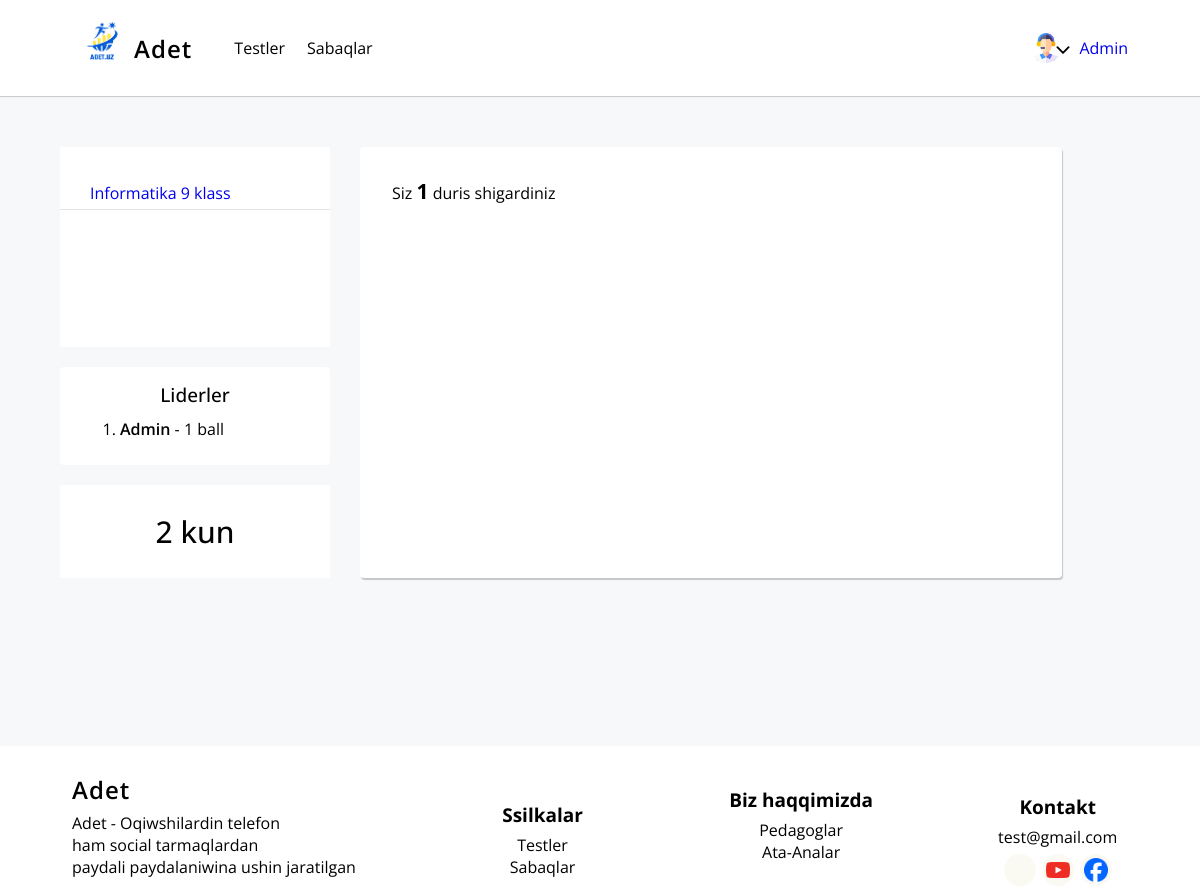
The page /quizes/result/1/ (signed in) on the database its author committed.
### users/models.py (models this page shows, shortened)
class Profile(models.Model):
    user = models.OneToOneField(to=User, on_delete=models.CASCADE, null=True, blank=True)
    photo = models.ImageField(upload_to='user-photos/',
        validators=[FileExtensionValidator(allowed_extensions=['jpg', 'png'])],
        blank=True,
        null=True)
    klass = models.PositiveIntegerField(null=True, blank=True, choices=[(i, i) for i in range(1, 12)])
    class Meta:
        verbose_name = 'Profildi '
        verbose_name_plural = 'Profiller '

### training/models.py (models this page shows, shortened)
class Language(models.Model):
    subject = models.CharField('kurs tili', max_length=250)
    subject_slug = models.SlugField('kurs url',max_length=250)
    klass = models.IntegerField(null=True, blank=True, choices=[(i, i) for i in range(1, 12)])
    class Meta:
        verbose_name = 'kurs tilin '
        verbose_name_plural = 'kurs tilleri'

### quizes/models.py (models this page shows, shortened)
class TestResult(models.Model):
    user = models.ForeignKey(User, on_delete=models.CASCADE)
    test_date = models.DateField(auto_now_add=True)
    score = models.IntegerField(blank=True, null=True)
    lesson = models.ForeignKey(Lesson, on_delete=models.CASCADE, verbose_name="Урок", null=True, blank=True)
    class Meta:
        verbose_name = 'test sigariwshini '
        verbose_name_plural = 'test shigariwshilar'

### quizes/views.py (the view)
# urls.py: path('result/<int:test_result_id>/', view=test_result, name='results'),
def test_result(request, test_result_id):
    test_result = TestResult.objects.get(id=test_result_id)
    user = request.user
    today = timezone.now().date()
    if not DailyVisit.objects.filter(user=user, date_visited=today).exists():
        DailyVisit.objects.create(user=user, date_visited=today)
    else:
        consecutive_days = DailyVisit.objects.filter(user=user, date_visited__lte=today).count()
    user_klass = Profile.objects.get(user=request.user)
    subjects = Language.objects.filter(klass=user_klass.klass)
    leaderboard = TestResult.objects.order_by('-score')[:10]
    context = {
        'test_result': test_result,
        'consecutive_days': consecutive_days,
        'subjects': subjects,
        'leaderboard': leaderboard
        }
    return render(request, 'quizes/results.html', context)

### quizes/templates/quizes/results.html (shortened to what this page needs)
{% extends 'base.html' %}
{% load static %}
{% block css %}
   <link rel="stylesheet" href="{% static 'css/quizes.css' %}">
{% endblock %}
{% block content %}
    <div class="quize-result">
        Siz <b style="font-size: 21px;">{{ test_result.score }}</b> duris shigardiniz
    </div>
{% endblock %}

### templates/base.html (shortened to what this page needs)
{% load static %}
<!DOCTYPE html>
<html lang="en">
<head>
    <link rel="stylesheet" href="{% static 'styles/base.css' %}">
    <link rel="stylesheet" href="{% static 'css/base.css' %}">
    {% block css %}
    {% endblock %}
</head>
<body>
    <header class="header">
        <div class="header-left">
            <div class="logo">
                <a href="{% url 'home' %}">
                    <img src="{% static 'assets/2.png' %}" alt="logo">
                    <span>Adet</span>
                </a>
            </div>
            <ul class="header-left-menu" id="header-menu">
                <li class="header-menu__item">
                    <a class="header-menu-link" href="{% url 'quizes' %}">Testler</a>
                </li>
                <li class="header-menu__item">
                    <a class="header-menu-link" href="{% url 'home' %}">Sabaqlar</a>
                </li>
            </ul>
        </div>
        <div class="header-right">
            {% if request.user.is_authenticated %}
                <button id="profile" class="profile" type="button">
                    {% if user.profile.photo %}
                        <img class="image-profile" src="{{ user.profile.photo.url }}" alt="">
                    {% else %}
                        <img class="image-profile" src="{% static 'assets/person.svg' %}" alt="">
                    {% endif %}
                    <img id="chevron-down" class="chevron-down" src="{% static 'assets/chevron-down.svg' %}" alt="">
                </button>
            {% else %}
                <button class="btn btn-register"><a href="{% url 'sign_up' %}">Registraciya</a></button>
                <button class="btn btn-login"><a href="{% url 'sign_in' %}">Kiriw</a></button>
            {% endif %}
            {% if request.user.is_superuser %}
                <a href="#">Admin</a>
            {% endif %}
        </div>
    </header>
    <div class="container">
        <div class="grid-content">
            <aside class="sidebar">
                    <div class="categories">
                        {% if request.user.is_authenticated %}
                            {% for language in subjects %}
                                <a href="{% url 'lessons' language.subject_slug %}">{{ language.subject }}</a>
                                <div class="border"></div>
                            {% endfor %}
                        {% else %}
                            {% for language in languages %}
                                <a href="{% url 'lessons' language.subject_slug %}">{{ language.subject }}</a>
                                <div class="border"></div>
                            {% endfor %}
                        {% endif %}
                    </div>
                    <div class="rating">
                        {% include 'quizes/leaderboard.html' %}
                    </div>
                    {% if request.user.is_authenticated %}
                        <div class="daily_visit">
                            <p class="command">{{ consecutive_days }} kun</p>
                        </div>
                    {% endif %}
            </aside>
            <main class="content">
                {% block content %}{% endblock %}
            </main>
        </div>
    </div>
    <footer class="footer">
        <div class="logo">
            <a href="{% url 'home' %}"><span>Adet</span></a>
            <p>Adet - Oqiwshilardin telefon<br/> ham social tarmaqlardan<br/> paydali paydalaniwina ushin jaratilgan</p>
        </div>
        <div class="footer-menu">
            <h3>Ssilkalar</h3>
            <ul class="menu">
                <li class="footer-menu__item">
                    <a class="header-menu-link" href="{% url 'quizes' %}">Testler</a>
                </li>
                <li class="footer-menu__item">
                    <a class="header-menu-link" href="{% url 'home' %}">Sabaqlar</a>
                </li>
            </ul>
        </div>
        <div class="about">
            <h2>Biz haqqimizda</h2>
            <ul class="menu">
                <li class="footer-menu__item">
                    <a class="header-menu-link" href="{% url 'teachers' %}">Pedagoglar</a>
                </li>
                <li class="footer-menu__item">
                    <a class="header-menu-link" href="{% url 'parents' %}">Ata-Analar</a>
                </li>
            </ul>
        </div>
        <div class="contacts">
            <h3>Kontakt</h3>
            <p>test@gmail.com</p>
            <div class="social-links">
                <a href="#"><img src="{% static 'assets/telegram.svg' %}" width="24px" alt=""></a>
                <a href="#"><img src="{% static 'assets/youtube.png' %}" width="24px" alt=""></a>
                <a href="#"><img src="{% static 'assets/facebook.jpg' %}" width="24px" alt=""></a>
            </div>
        </div>
    </footer>
</body>
</html>

### quizes/templates/quizes/leaderboard.html (shortened to what this page needs)
<!DOCTYPE html>
<html>
<head>
</head>
<body>
    <div class="leaderboard">
        <h1>Liderler</h1>
        <ol>
            {% if leaderboard %}
                {% for result in leaderboard %}
                    <li><span class="username">{{ result.user.username }}</span> - {{ result.score }} ball</li>
                {% endfor %}
            {% else %}
                <h3>Lider joq!</h3>
            {% endif %}
        </ol>
    </div>
</body>
</html>

### static/css/base.css (style rules this page uses)
* { margin: 0; padding: 0; box-sizing: border-box; font-family: "Open Sans", sans-serif; }
a { text-decoration: none; }
body { background-color: #f7f8f9; }
.header { display: flex; position: sticky; top: 0; width: 100%; justify-content: space-between; padding: 18px 6%; align-items: center; background-color: white; border-bottom: 1px solid rgba(0, 0, 0, 0.2); box-shadow: 0 0.1px rgba(0, 0, 0, 0.2); }
.header .header-left { display: flex; gap: 42px; align-items: center; }
.logo a { display: flex; gap: 2px; align-items: center; }
.logo a span { color: black; letter-spacing: 1.05px; font-size: 24px; font-weight: 600; }
.logo a img { display: flex; justify-content: center; align-items: center; width: 60px; }
.header-left-menu { list-style: none; display: flex; gap: 22px; z-index: 1000; }
.header-left-menu .header-menu__item a { color: black; font-size: 16px; font-weight: 400; }
.header .header-right { display: flex; align-items: center; gap: 12px; }
.header-right .profile { outline: none; border: none; background-color: transparent; width: 42px; height: 42px; position: relative; display: flex; justify-content: center; align-items: center; border-radius: 50%; border: 0.5px solid transparent; }
.profile .image-profile { width: 30px; height: 30px; border-radius: 50%; }
.profile .chevron-down { width: 20px; position: absolute; top: 12px; right: -7px; transition: 0.3s all ease-out; }
.container { width: 70%; margin: 0 auto; margin-top: 50px; }
.grid-content { display: grid; grid-template-columns: 25% 65%; column-gap: 30px; }
.sidebar .categories { background-color: white; display: flex; flex-direction: column; align-items: flex-start; height: 25vh; overflow-y: auto; padding: 35px 0; }
.sidebar { display: flex; border-radius: 4px; flex-direction: column; gap: 20px; }
.sidebar .rating { background-color: white; border-radius: 4px; width: 100%; overflow-y: auto; }
.rating .leaderboard { padding: 15px 30px; }
.leaderboard h1 { font-size: 19px; margin-bottom: 10px; text-align: center; font-weight: 500; }
.leaderboard ol { align-items: flex-start; display: flex; flex-direction: column; gap: 10px; padding-left: 30px; padding-bottom: 10px; }
.leaderboard ol li .username { color: black; font-weight: 600; }
.categories a { margin-bottom: 5px; padding: 0 30px; }
.categories .border { border-bottom: 1.2px solid rgba(0, 0, 0, 0.1); width: 100%; margin-bottom: 12px; padding: 0 30px; }
.daily_visit { background-color: white; padding: 26px 30px; }
.daily_visit .command { text-align: center; font-size: 30px; font-weight: 500; }
.grid-content .content { box-shadow: 1px 2px 1px rgba(0, 0, 0, 0.2); border-radius: 4px; background-color: white; }
.footer { display: flex; width: 100%; background-color: white; margin-top: 21vh; height: 150px; justify-content: space-between; padding: 18px 6%; flex-wrap: wrap; align-items: center; gap: 24px; }
.footer .logo a { font-size: 20px; }
.footer .logo { display: flex; gap: 6px; flex-direction: column; }
.footer-menu { display: flex; flex-direction: column; align-items: center; gap: 6px; }
.footer-menu h3 { font-size: 19px; }
.footer-menu .menu { display: flex; list-style: none; flex-direction: column; align-items: center; }
.footer-menu .menu a { color: black; }
.about { display: flex; flex-direction: column; align-items: center; gap: 6px; }
.about h2 { font-size: 19px; }
.about .menu a { color: black; }
.about .menu { display: flex; list-style: none; flex-direction: column; align-items: center; }
.contacts { display: flex; flex-direction: column; gap: 6px; align-items: center; }
.contacts h3 { font-size: 19px; }
.contacts .social-links { display: flex; gap: 6px; }
.social-links a { background-color: #faf9f2; width: 32px; height: 32px; display: flex; justify-content: center; align-items: center; border-radius: 50%; }
@media screen and (max-width: 1235px) { .container { width: 90%; } }

### static/css/quizes.css (style rules this page uses)
h3 { padding: 30px 32px 0; }
.quize-result { padding: 30px 32px; }

### rows shown on the page
Language: subject "Informatika 9 klass"
TestResult: user.username "Admin", score "1"

### other values the page prints
{{ consecutive_days }} "2"
